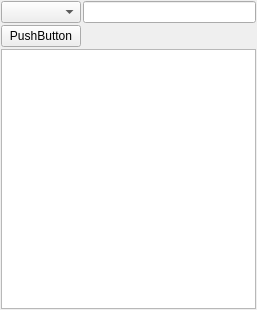
<?xml version="1.0" encoding="UTF-8"?>
<ui version="4.0">
 <class>FormLog</class>
 <widget class="QWidget" name="FormLog">
  <property name="geometry">
   <rect>
    <x>0</x>
    <y>0</y>
    <width>257</width>
    <height>310</height>
   </rect>
  </property>
  <property name="windowTitle">
   <string>Log Window</string>
  </property>
  <layout class="QGridLayout">
   <property name="margin">
    <number>1</number>
   </property>
   <property name="spacing">
    <number>2</number>
   </property>
   <item row="0" column="0">
    <widget class="QComboBox" name="comboBox"/>
   </item>
   <item row="2" column="0" colspan="2">
    <widget class="QTextEdit" name="textEdit"/>
   </item>
   <item row="0" column="1">
    <widget class="QLineEdit" name="lineEdit"/>
   </item>
   <item row="1" column="0">
    <widget class="QPushButton" name="pushButton">
     <property name="text">
      <string>PushButton</string>
     </property>
    </widget>
   </item>
  </layout>
 </widget>
 <resources/>
 <connections/>
</ui>
